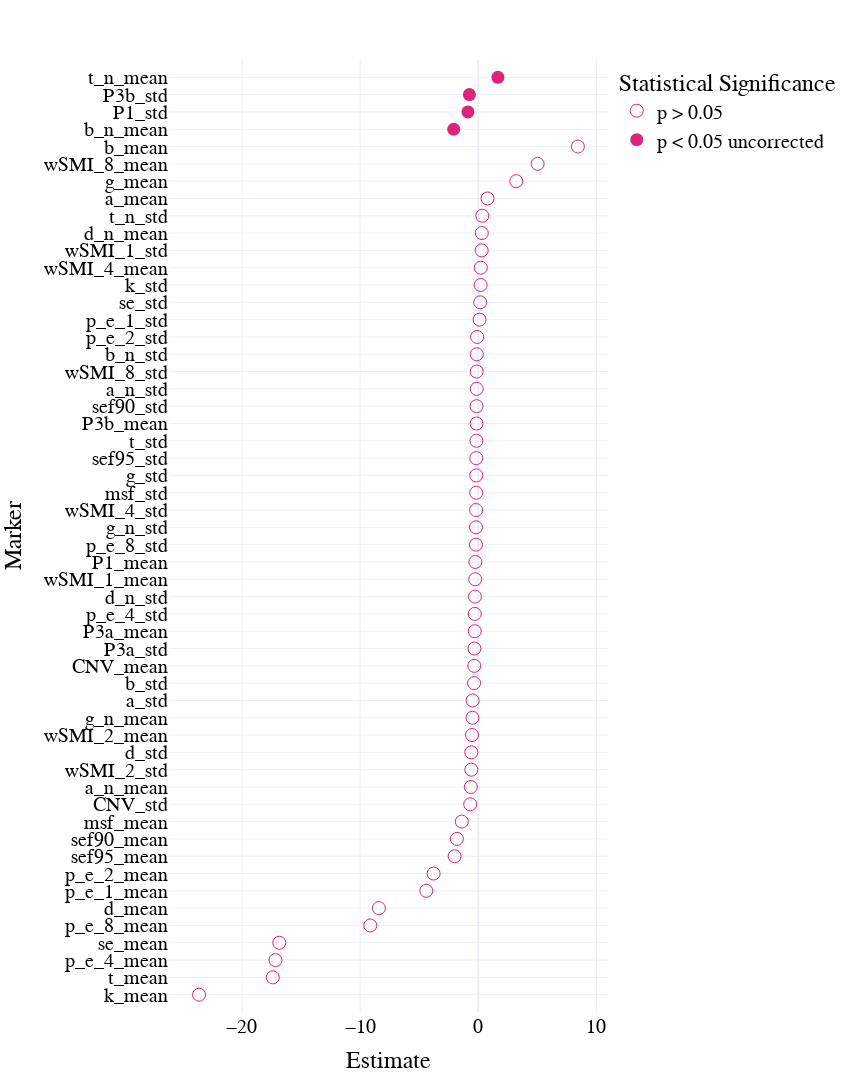

Write notebook code for a chart like this one.
### Code cell
fig = px.scatter(mind_glmm.sort_values(by = 'Estimate'),x = 'Estimate', y = 'Marker', template = "plotly_white", symbol = 'significant', 
                 symbol_sequence = ['circle-open','circle','hexagram' ],
#                  color = 'significant',
                 color_discrete_sequence = [pink, green,orange, pink], 
                 
                 category_orders = {'significant': ['p > 0.05','p < 0.05 uncorrected', 'p < 0.05 FDR corrected']},
                 labels = {'significant': 'Statistical Significance', 'markers':''}
                )
# fig.add_vline(x=0.5, line_width=3, line_dash="dash", line_color="grey")
fig.update_traces(marker=dict(size = 13))

fig.update_layout(
    width=850,
    height=1300,
#     autosize = True, 
    template = 'plotly_white',
        font=dict(
        family="Times new roman",
        size=20,
        color="black"
    ),
    xaxis = dict(
            visible=True,
            # range = [0.45,0.80], 
            tickfont = {"size": 20},
        ),
    yaxis = dict(
        tickfont = {"size": 20},
        autorange = False,    
        automargin = True,
        range = [-1,len(mind_glmm)],
        dtick = 1
        ),
    showlegend=True, 

)

fig.show()

fig.write_image(os.path.join(fig_path,'univariate_glmm_mind_estimate.png'))
fig.write_image(os.path.join(fig_path,'univariate_glmm_mind_estimate.pdf'))
fig.write_html(os.path.join(fig_path,'univariate_glmm_mind_estimate.html'))

### Figure 1 — Plotly figure (JSON) as saved in the notebook; plotly's stock layout.template omitted (floating-point values rounded to 4 significant figures)
{"data": [{"hovertemplate": "Statistical Significance=p > 0.05<br>Estimate=%{x}<br>Marker=%{y}<extra></extra>", "legendgroup": "p > 0.05", "marker": {"color": "#DE237B", "size": 13, "symbol": "circle-open"}, "mode": "markers", "name": "p > 0.05", "orientation": "h", "showlegend": true, "type": "scatter", "x": [-23.63, -17.39, -17.16, -16.84, -9.14, -8.408, -4.397, -3.781, -2.001, -1.811, -1.39, -0.6837, -0.6337, -0.5911, -0.589, -0.5296, -0.4954, -0.476, -0.3536, -0.3366, -0.3254, -0.2987, -0.2928, -0.281, -0.2601, -0.2501, -0.1959, -0.1929, -0.1832, -0.1751, -0.1742, -0.1695, -0.1555, -0.1445, -0.1418, -0.1314, -0.1302, -0.1246, -0.09849, 0.1105, 0.1619, 0.2001, 0.2153, 0.29, 0.2984, 0.3429, 0.7864, 3.216, 5.027, 8.433], "xaxis": "x", "y": ["k_mean", "t_mean", "p_e_4_mean", "se_mean", "p_e_8_mean", "d_mean", "p_e_1_mean", "p_e_2_mean", "sef95_mean", "sef90_mean", "msf_mean", "CNV_std", "a_n_mean", "wSMI_2_std", "d_std", "wSMI_2_mean", "g_n_mean", "a_std", "b_std", "CNV_mean", "P3a_std", "P3a_mean", "p_e_4_std", "d_n_std", "wSMI_1_mean", "P1_mean", "p_e_8_std", "g_n_std", "wSMI_4_std", "msf_std", "g_std", "sef95_std", "t_std", "P3b_mean", "sef90_std", "a_n_std", "wSMI_8_std", "b_n_std", "p_e_2_std", "p_e_1_std", "se_std", "k_std", "wSMI_4_mean", "wSMI_1_std", "d_n_mean", "t_n_std", "a_mean", "g_mean", "wSMI_8_mean", "b_mean"], "yaxis": "y"}, {"hovertemplate": "Statistical Significance=p < 0.05 uncorrected<br>Estimate=%{x}<br>Marker=%{y}<extra></extra>", "legendgroup": "p < 0.05 uncorrected", "marker": {"color": "#DE237B", "size": 13, "symbol": "circle"}, "mode": "markers", "name": "p < 0.05 uncorrected", "orientation": "h", "showlegend": true, "type": "scatter", "x": [-2.077, -0.8737, -0.7501, 1.662], "xaxis": "x", "y": ["b_n_mean", "P1_std", "P3b_std", "t_n_mean"], "yaxis": "y"}], "layout": {"font": {"color": "black", "family": "Times new roman", "size": 20}, "height": 1300, "legend": {"title": {"text": "Statistical Significance"}, "tracegroupgap": 0}, "margin": {"t": 60}, "showlegend": true, "width": 850, "xaxis": {"anchor": "y", "domain": [0, 1], "tickfont": {"size": 20}, "title": {"text": "Estimate"}, "visible": true}, "yaxis": {"anchor": "x", "automargin": true, "autorange": false, "domain": [0, 1], "dtick": 1, "range": [-1, 54], "tickfont": {"size": 20}, "title": {"text": "Marker"}}}}
